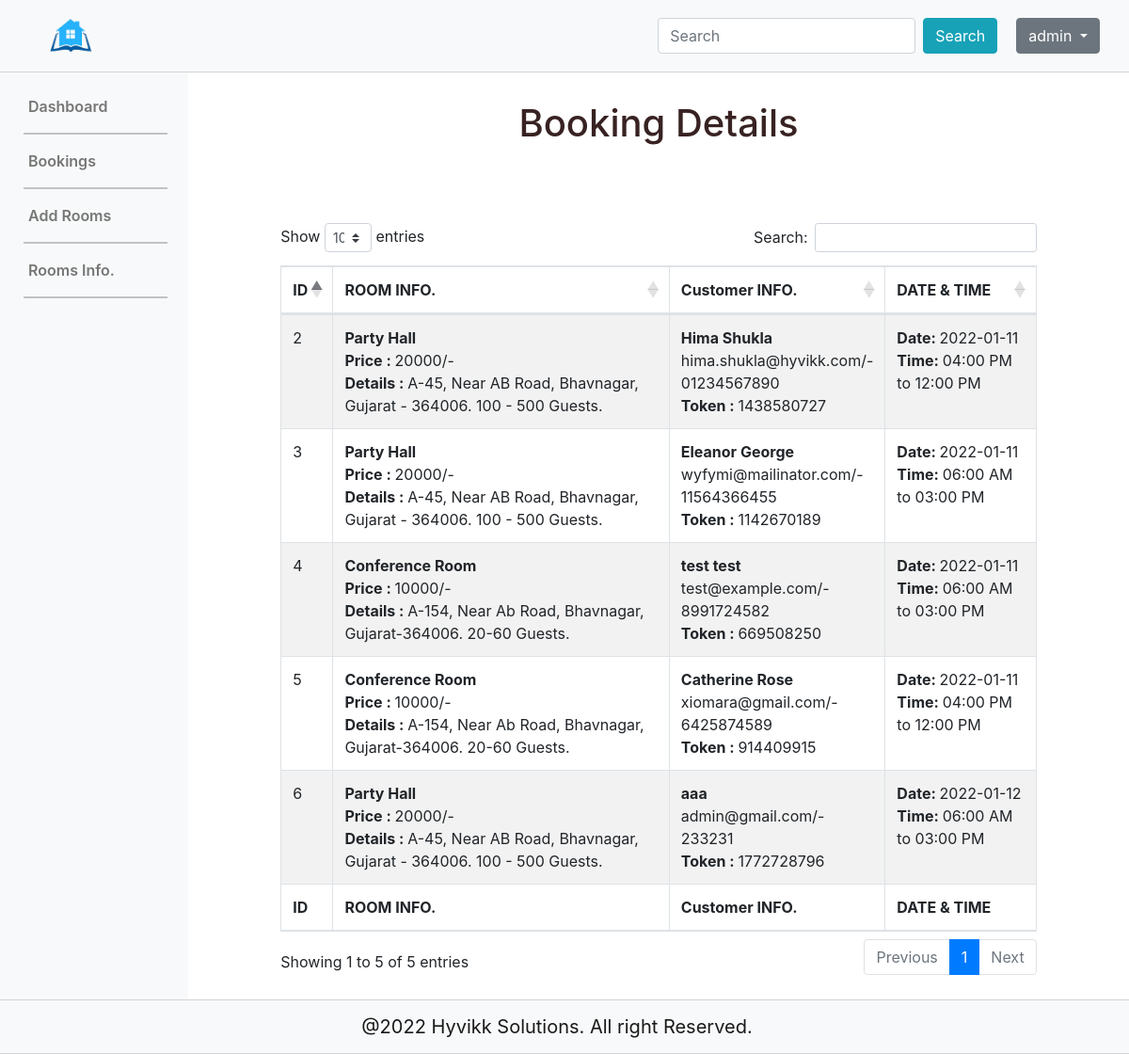
Screenshot of /admin/booking.php (signed in) with the database file from the repository.
### tables this page shows
CREATE TABLE IF NOT EXISTS `bookings` (
  `id` int(11) NOT NULL AUTO_INCREMENT,
  `name` varchar(255) NOT NULL,
  `email` varchar(255) NOT NULL,
  `mobile` varchar(255) NOT NULL,
  `room_id` varchar(255) NOT NULL,
  `rb_date` date NOT NULL,
  `rb_time` varchar(255) NOT NULL,
  `uniq_id` varchar(255) NOT NULL,
  `description` varchar(255) NOT NULL,
  `created_at` timestamp NOT NULL DEFAULT current_timestamp() ON UPDATE current_timestamp(),
  PRIMARY KEY (`id`)
);

CREATE TABLE IF NOT EXISTS `rooms` (
  `id` int(11) NOT NULL AUTO_INCREMENT,
  `img` varchar(255) NOT NULL,
  `name` varchar(255) NOT NULL,
  `info` varchar(255) NOT NULL,
  `price` varchar(255) NOT NULL,
  `created_at` timestamp NOT NULL DEFAULT current_timestamp() ON UPDATE current_timestamp(),
  PRIMARY KEY (`id`)
);

### admin/booking.php (the view, shortened to what this page needs)
<!doctype html>
    <html lang="en">
    <head>
        <?php include "links.php"; ?>
    </head>
    <body>
        <?php include "header.php";?>
        <div class="container-fluid main">
            <div class="row">
                <div class="col-md-2 col-sm-12 nav1">
                        <?php include "navbar.php"; ?>
                </div>
                <div class="col-md-10 col-sm-12">
                    <div class="row">
                        <div class="title-head">
                            <h1>Booking Details</h1>
                        </div>
                    </div>
                    <div class="row">
                        <div class="col-sm-12 col-md-10 offset-md-1">
                            <div class="download">&nbsp; <br></div>
                            <table id="example" class="table table-striped table-bordered" style="width:100%">
                                <thead>
                                    <tr>
                                        <th>ID</th>
                                        <th>ROOM INFO.</th>
                                        <th>Customer INFO.</th>
                                        <th>DATE & TIME</th>
                                    </tr>
                                </thead>
                                <tbody>
                                    <?php
                                        $sql = "SELECT *, bookings.id as bid, bookings.name as bname FROM bookings LEFT JOIN rooms ON bookings.room_id = rooms.id ORDER BY bookings.id";
                                        $result = mysqli_query($con, $sql);
                                        while($data = mysqli_fetch_array($result)){
                                    ?>
                                    <tr>
                                       <td><?php echo $data['bid']; ?></td>
                                       <td><strong><?php echo $data['name']; ?> </strong><br>
                                            <strong>Price : </strong> <?php echo $data['price']; ?>/-<br>
                                            <strong>Details : </strong><?php echo $data['info']; ?>
                                        </td>
                                       <td><strong><?php echo $data['bname']; ?> </strong><br>
                                            <?php echo $data['email']; ?>/-<br>
                                            <?php echo $data['mobile']; ?> <br>
                                            <strong>Token : </strong><?php echo $data['uniq_id']; ?>
                                        </td>
                                       <td><strong>Date: </strong><?php echo $data['rb_date']; ?> <br>
                                            <strong>Time: </strong><?php if($data['rb_time'] == 't1'){echo '06:00 AM to 03:00 PM';}else{ echo '04:00 PM to 12:00 PM';}; ?>
                                       </td>
                                    </tr>
                                    <?php } ?>
                                </tbody>
                                <tfoot>
                                    <tr>
                                        <th>ID</th>
                                        <th>ROOM INFO.</th>
                                        <th>Customer INFO.</th>
                                        <th>DATE & TIME</th>
                                    </tr>
                                </tfoot>
                            </table>
                            <br>
                        </div>
                    </div>
                </div>
            </div>
        </div>
        <?php include "../footer.php"; ?>
        </body>
    </html>

### assets/css/style.css (style rules this page uses)
.main { min-height: 500px!important; }
.download { margin:10px!important; text-align: right!important; }
.title-head { text-align: center!important; padding: 30px 20px!important; color:#382222; }
.nav1 { background-color: #f8f9fa!important; min-height: 550px; }

### rows the page displays
bookings: id "2", room.name "Party Hall", room.price "20000", room.info "A-45, Near AB Road, Bhavnagar, Gujarat - 364006. 100 - 500 Guests.", name "Hima Shukla", email "hima.shukla@hyvikk.com", mobile "01234567890", uniq "1438580727", rb_date "2022-01-11", rb_time "04:00 PM to 12:00 PM"
bookings: id "3", room.name "Party Hall", room.price "20000", room.info "A-45, Near AB Road, Bhavnagar, Gujarat - 364006. 100 - 500 Guests.", name "Eleanor George", email "wyfymi@mailinator.com", mobile "11564366455", uniq "1142670189", rb_date "2022-01-11", rb_time "06:00 AM to 03:00 PM"
bookings: id "4", room.name "Conference Room", room.price "10000", room.info "A-154, Near Ab Road, Bhavnagar, Gujarat-364006. 20-60 Guests.", name "test test", email "test@example.com", mobile "8991724582", uniq "669508250", rb_date "2022-01-11", rb_time "06:00 AM to 03:00 PM"
bookings: id "5", room.name "Conference Room", room.price "10000", room.info "A-154, Near Ab Road, Bhavnagar, Gujarat-364006. 20-60 Guests.", name "Catherine Rose", email "xiomara@gmail.com", mobile "6425874589", uniq "914409915", rb_date "2022-01-11", rb_time "04:00 PM to 12:00 PM"
bookings: id "6", room.name "Party Hall", room.price "20000", room.info "A-45, Near AB Road, Bhavnagar, Gujarat - 364006. 100 - 500 Guests.", name "aaa", email "admin@gmail.com", mobile "233231", uniq "1772728796", rb_date "2022-01-12", rb_time "06:00 AM to 03:00 PM"

### other values shown
$_SESSION['admin_name'] "admin"
